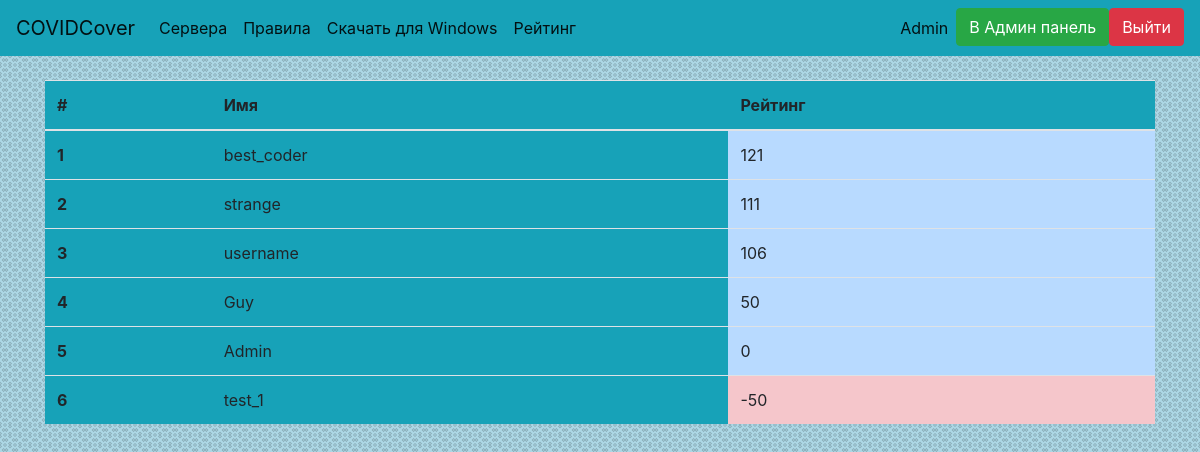
Screenshot of /get_leaderboard (signed in) with the database file from the repository.
### website/data/user.py (models this page shows, shortened)
class User(SqlAlchemyBase, UserMixin, SerializerMixin):
    __tablename__ = 'users'
    id = Column(Integer, primary_key=True, autoincrement=True, unique=True)
    email = Column(String, unique=True)
    username = Column(String, unique=True)
    hashed_password = Column(String, unique=False)
    token = Column(String, default=lambda: str(uuid4()), unique=True)
    privilege = Column(Integer, ForeignKey('privileges.id'), default=2, unique=False)
    order = relation('Order', back_populates='user')
    privilege_obj = relation('Privilege')
    score = Column(Integer, default=0, unique=False)
    role = Column(String, unique=False, default='', nullable=True)

### website/main.py (the view)
@app.route('/get_leaderboard')
def get_leaderboard():
    if current_user.is_authenticated:
        session = create_session()
        users = session.query(User).order_by(User.score.desc())
        return render_template('leaderboard.html', title='Leaderboard', users=users)
    else:
        abort(404)

### website/data/db_session.py (called while the page is built)
def create_session():
    global __factory
    return __factory()

### website/main.py (called while the page is built)
@login_manager.user_loader
def load_user(user_id):
    session = create_session()
    return session.query(User).get(user_id)

### website/templates/leaderboard.html
{% extends 'base.html' %}
{% block body %}
<div>
    <table class="table bg-info">
        <thead>
            <tr>
                <th scope="col">#</th>
                <th scope="col">Имя</th>
                <th scope="col">Рейтинг</th>
            </tr>
        </thead>
    <tbody>
        {% for user in users %}
        <tr>
            <th scope="row">{{ loop.index }}</th>
            <td>{{ user.username }}</td>
            {% if user.score >= 0 %}
            <td class="table-primary">{{ user.score }}</td>
            {% else %}
            <td class="table-danger">{{ user.score }}</td>
            {% endif %}
        </tr>
        {% endfor %}
    </tbody>
    </table>
</div>
{% endblock %}

### website/templates/base.html (shortened to what this page needs)
<!DOCTYPE html>
<html lang="ru">
<head>
    <link rel="stylesheet" href="https://stackpath.bootstrapcdn.com/bootstrap/4.4.1/css/bootstrap.min.css">
    <link rel="stylesheet" href="/static/css/styles.css">
</head>
<body class="bg">
    <header>
<nav class="navbar navbar-expand-lg navbar-light bg-info">
  <a class="navbar-brand" href="/">COVIDCover</a>
  <div class="collapse navbar-collapse" id="navbarSupportedContent">
    <ul class="navbar-nav mr-auto">
            {% if current_user.is_authenticated %}
      <li class="nav-item active">
        <a class="nav-link" href="/monitor_servers">Сервера</a>
      </li>
        {% endif %}
<li class="nav-item active">
        <a class="nav-link" href="/rules" role="button">Правила</a>
      </li>
        <li class="nav-item active">
        <a class="nav-link" href="/static/installer.exe" role="button">Скачать для Windows</a>
      </li>
            {% if current_user.is_authenticated %}
        <li class="nav-item active">
        <a class="nav-link" href="/get_leaderboard" role="button">Рейтинг</a>
      </li>
        {% endif %}
    </ul>
    <ul class="navbar-nav">
    {% if current_user.is_authenticated %}
      <li class="nav-item active">
          <a class="nav-link disabled" href="/logout">{{ current_user.username }}</a>
      </li>
        {% if current_user.privilege == 1 %}
        <li class="nav-item active">
            <a class="btn btn-success" href="/admin">В Админ панель</a>
        </li>
        {% endif %}
        <li class="nav-item active">
          <a class="btn btn-danger" href="/logout">Выйти</a>
      </li>
          {% else %}
        <li class="nav-item">
            <a class="btn btn-primary " href="/register">Зарегистрироваться</a>
            <a class="btn btn-success" href="/login">Войти</a>
        </li>
    {% endif %}
    </ul>
  </div>
</nav>
    </header>
    <div>
    <main role="main" class="container">
        <br>
        {% block body %}{% endblock %}
    </main>
    </div>
</body>
</html>

### website/static/css/styles.css (style rules this page uses)
.bg { background-image: url("/static/img/fon.png"); background-position: center; background-repeat: repeat; }

### rows the page displays
User: username "Admin", score "0"
User: username "best_coder", score "121"
User: username "strange", score "111"
User: username "username", score "106"
User: username "Guy", score "50"
User: username "test_1", score "-50"
